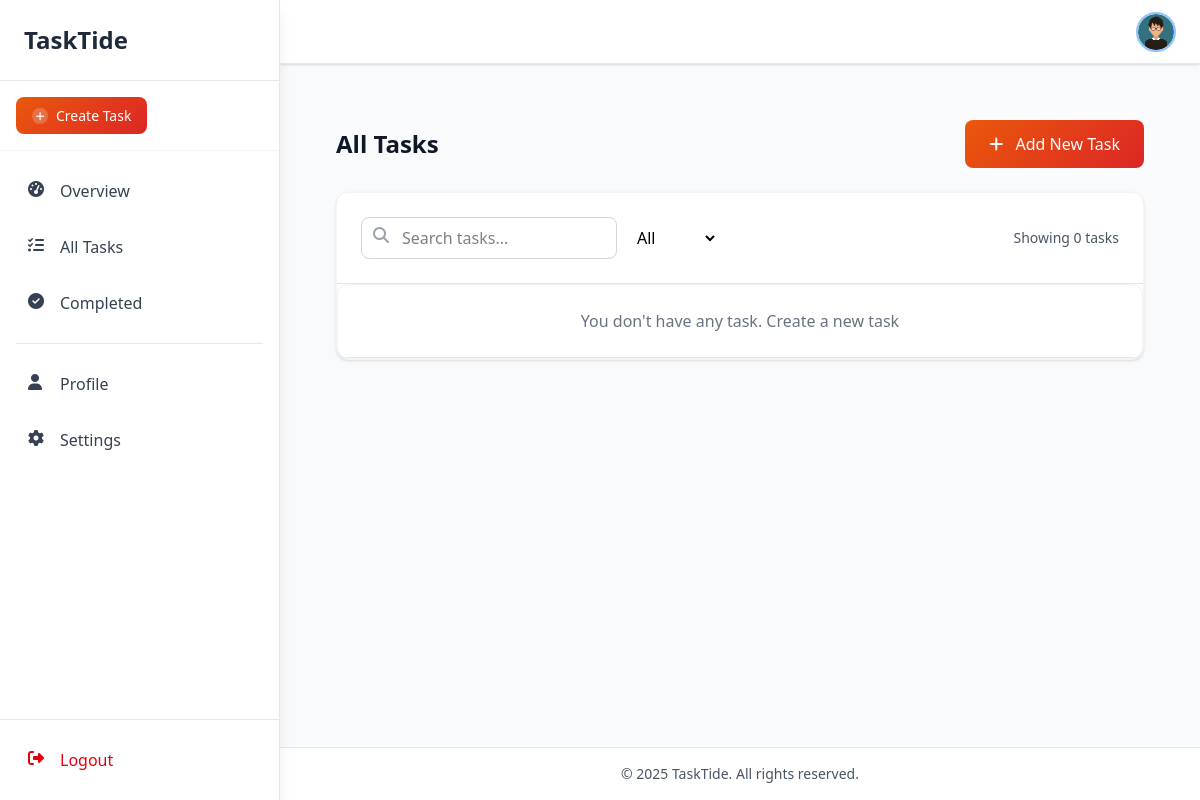
The app's page /dashboard/tasks/ (signed in), older data.
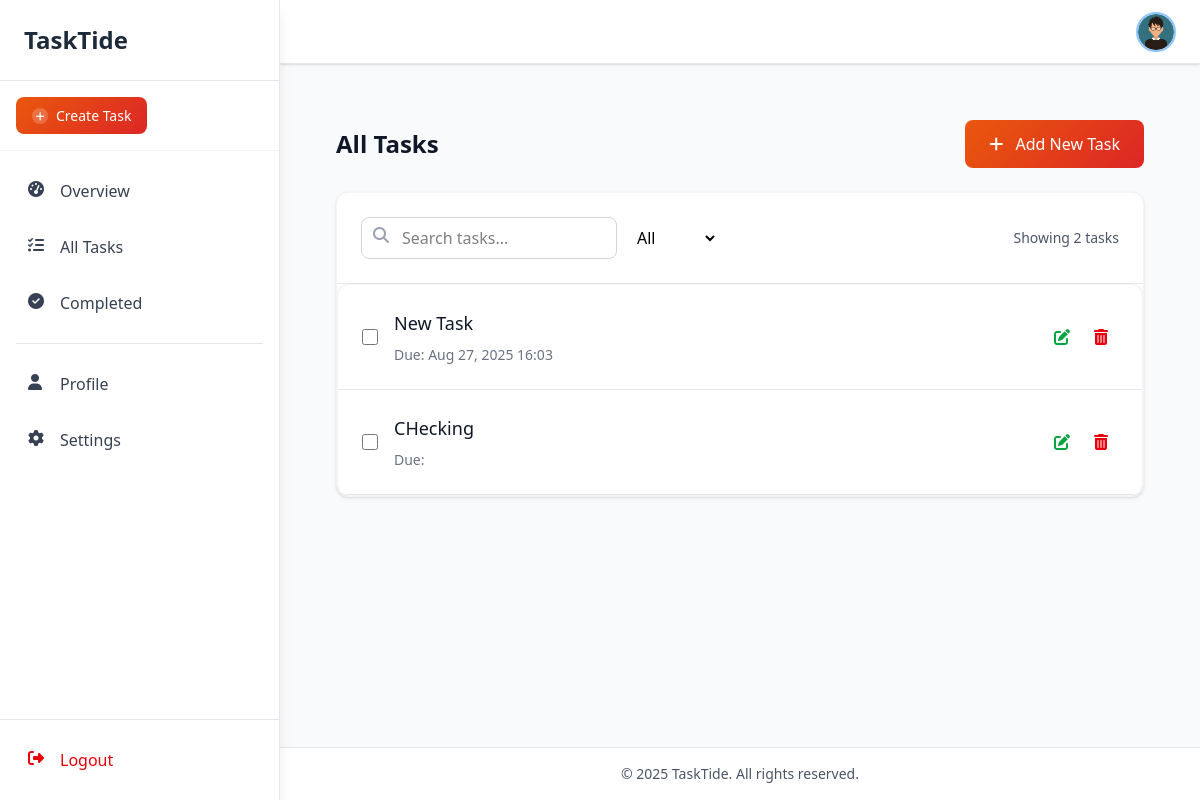
The same page, newer data.
### tasks/models.py (models this page shows, shortened)
class Task(models.Model):
    PRIORITY_CHOICES = [
        ("low", "Low"),
        ("medium", "Medium"),
        ("high", "High"),
        ("urgent", "Urgent"),
    ]
    user = models.ForeignKey(User, on_delete=models.CASCADE, related_name="tasks")
    title = models.CharField(max_length=300)
    description = models.TextField(blank=True, null=True)
    completed = models.BooleanField(default=False)
    priority = models.CharField(
        max_length=10,
        choices=PRIORITY_CHOICES,
        default="medium"
    )
    due_date = models.DateTimeField(blank=True, null=True)
    created_at = models.DateTimeField(auto_now_add=True)
    updated_at = models.DateTimeField(auto_now=True)

### tasks/views.py (the view)
# urls.py: path('dashboard/tasks/', TaskListView.as_view(), name='all_tasks'),
class TaskListView(ListView):
    model = Task
    template_name = 'core/dashboard/all_tasks.html'
    context_object_name = 'tasks'
    ordering = ['-created_at']
    paginate_by = 8
    def get_queryset(self):
        queryset = Task.objects.filter(user=self.request.user, completed=False).order_by('-created_at')
        search = self.request.GET.get('search')
        status = self.request.GET.get('status')
        if search:
            queryset = queryset.filter(title__icontains=search)
        if status:
            queryset = queryset.filter(status=status)
        return queryset

### core/templates/core/dashboard/all_tasks.html (shortened to what this page needs)
{% extends "core/dashboard_layout.html" %} {% load static %} {% block content %}
<div
id="all-tasks-page"
class="mx-auto px-4 sm:px-6 lg:px-8 py-8">
  <div class="fade-in">
    <div class="flex justify-between items-center mb-6">
      <h2 class="text-2xl font-bold text-gray-900">All Tasks</h2>
      <a
        href="{% url 'create_tasks' %}"
        class="btn cursor-pointer text-white px-6 py-3 rounded-lg font-medium"
      >
        <i class="fas fa-plus mr-2"></i>
        Add New Task
      </a>
    </div>
    <div
      class="bg-white rounded-xl shadow-sm border border-gray-100 overflow-hidden"
    >
      <div class="p-6 border-b border-gray-200">
        <div
          class="flex flex-col md:flex-row md:items-center md:justify-between space-y-4 md:space-y-0"
        >
          <div class="flex items-center space-x-4">
            <div class="relative">
              <input
                type="text"
                name = "search"
                placeholder="Search tasks..."
                value = "{{ request.GET.search }}"
                class="pl-10 pr-4 py-2 border border-gray-300 rounded-lg focus:outline-none focus:ring-2 focus:ring-claude-500 focus:border-transparent w-64"
              />
              <i
                class="fas fa-search absolute left-3 top-2.5 w-4 h-4 text-gray-400"
              ></i>
            </div>
            <select
            name="status">
              <option value="">All</option>
            </select>
          </div>
          <div class="text-sm text-gray-600">Showing {{ tasks.count }} tasks</div>
        </div>
      </div>
    <div class="bg-white rounded-xl shadow-sm border border-gray-100 overflow-hidden">
      <div class="divide-y divide-gray-200">
{% for task in tasks %}
<div
  id="task-{{ task.id }}"
  class="task-card p-6 hover:bg-gray-50 transition-all duration-200">
  <div class="flex items-center justify-between">
    <a
      href="{% url 'single_task' task.id %}"
      class="flex items-center space-x-4">
      <input
        type="checkbox"
        data-task-id="{{ task.id }}"
        class="task-toggle h-4 w-4 text-orange-600 focus:ring-orange-500 border-gray-300 rounded"
        {% if task.completed %}checked{% endif %} />
      <div class="flex-1">
        <h3 class="text-lg font-medium text-gray-900 {% if task.completed %}line-through{% endif %}">
          {{ task.title }}
        </h3>
        <div class="flex items-center space-x-4 mt-2 text-sm text-gray-500">
          <span>Due: {{ task.due_date|date:"M d, Y H:i" }}</span>
        </div>
      </div>
    </a>
    <div class="flex items-center space-x-3">
      <div class="flex items-center space-x-2">
        <a href="{% url 'update_task' task.pk %}"
          class="text-green-600 hover:text-green-700 p-2 rounded-lg hover:bg-green-50 transition-colors">
          <i class="fas fa-edit w-4 h-4"></i>
        </a>
        <a href="{% url 'delete_task' task.pk %}"
          class="text-red-600 hover:text-red-700 p-2 rounded-lg hover:bg-red-50 transition-colors">
          <i class="fas fa-trash-alt w-4 h-4"></i>
        </a>
      </div>
    </div>
  </div>
</div>
{% empty %}
<p class="p-6 text-gray-500 text-center">You don't have any task. Create a new task</p>
{% endfor %}
      </div>
    </div>
    </div>
  </div>
</div>
{% endblock %}

Row changes from the older to the newer data that the page shows:
added Task: title "New Task", due_date "Aug 27, 2025 16:03"
added Task: title "CHecking"
Text that changed along with them:
{{ tasks.count }}: "0" → "2"
text no longer shown: "You don't have any task. Create a new task"
